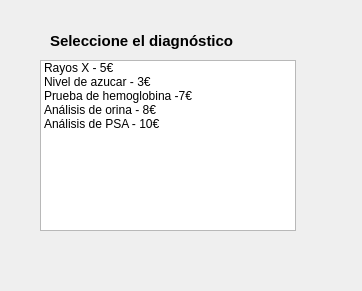
<?xml version="1.0" encoding="UTF-8"?>
<ui version="4.0">
 <class>DiagnosticosDialog</class>
 <widget class="QDialog" name="DiagnosticosDialog">
  <property name="geometry">
   <rect>
    <x>0</x>
    <y>0</y>
    <width>362</width>
    <height>291</height>
   </rect>
  </property>
  <property name="windowTitle">
   <string>Diagnósticos</string>
  </property>
  <widget class="QLabel" name="lbl_seleccion_diagnostico">
   <property name="geometry">
    <rect>
     <x>50</x>
     <y>30</y>
     <width>221</width>
     <height>21</height>
    </rect>
   </property>
   <property name="font">
    <font>
     <pointsize>11</pointsize>
     <weight>75</weight>
     <bold>true</bold>
    </font>
   </property>
   <property name="text">
    <string>Seleccione el diagnóstico</string>
   </property>
  </widget>
  <widget class="QListWidget" name="lst_diagnosticos">
   <property name="geometry">
    <rect>
     <x>40</x>
     <y>60</y>
     <width>256</width>
     <height>171</height>
    </rect>
   </property>
   <item>
    <property name="text">
     <string>Rayos X - 5€</string>
    </property>
   </item>
   <item>
    <property name="text">
     <string>Nivel de azucar - 3€</string>
    </property>
   </item>
   <item>
    <property name="text">
     <string>Prueba de hemoglobina -7€</string>
    </property>
   </item>
   <item>
    <property name="text">
     <string>Análisis de orina - 8€</string>
    </property>
   </item>
   <item>
    <property name="text">
     <string>Análisis de PSA - 10€</string>
    </property>
   </item>
  </widget>
  <widget class="QLabel" name="lbl_resultado">
   <property name="geometry">
    <rect>
     <x>40</x>
     <y>250</y>
     <width>251</width>
     <height>21</height>
    </rect>
   </property>
   <property name="font">
    <font>
     <family>Calibri</family>
     <pointsize>12</pointsize>
     <italic>true</italic>
    </font>
   </property>
   <property name="text">
    <string/>
   </property>
  </widget>
 </widget>
 <resources/>
 <connections/>
</ui>
